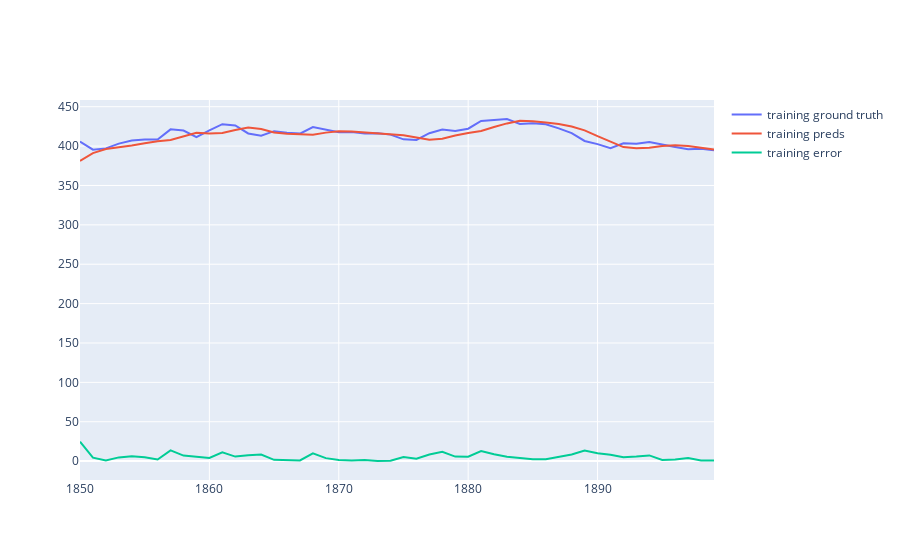

Write notebook code for a chart like this one.
### Code cell
fig = go.Figure()
fig.add_trace(go.Scatter(x=train_preds_df.index[1850:1900], y=train_preds_df['Train GT'][1850:1900], mode='lines', name='training ground truth'))
fig.add_trace(go.Scatter(x=train_preds_df.index[1850:1900], y=train_preds_df['Train preds'][1850:1900], mode='lines', name='training preds'))
fig.add_trace(go.Scatter(x=train_preds_df.index[1850:1900], y=train_preds_df['diff'][1850:1900], mode='lines', name='training error'))
